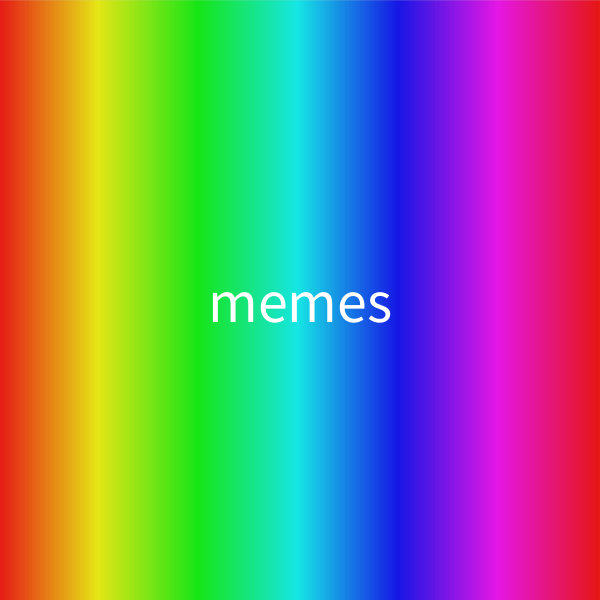
Frame 1 (no input)
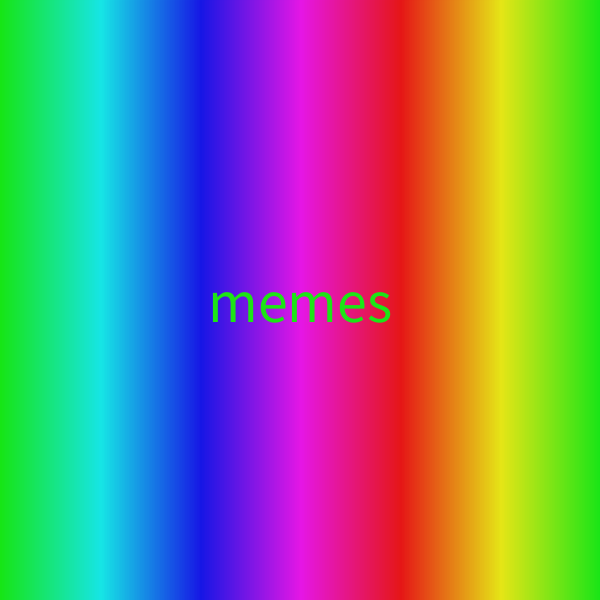
Frame 60 (the mouse pressed at the canvas centre just before this capture)
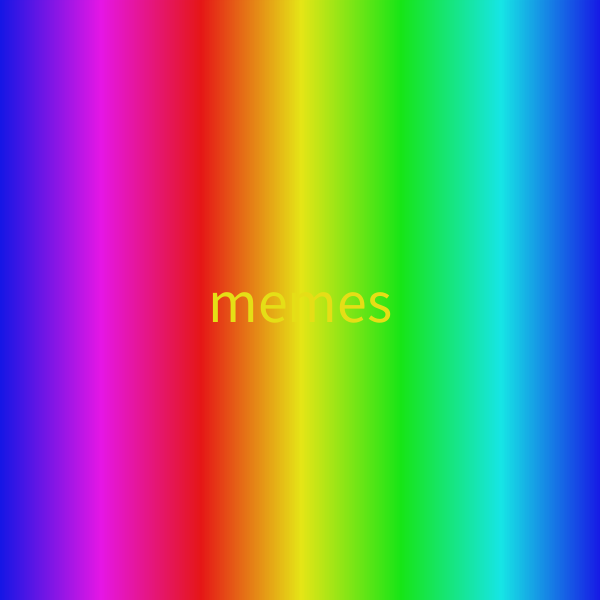
Frame 120 (the mouse held since frame 60 and released just before this capture)

The Processing sketch that drew these frames (run headless with seeded random() and noise(); from frame 60 on, the mouse is pressed at the canvas centre):

// Processing sketch: memes
// ── memes.pde
void setup(){
  size(600,600);
  textAlign(CENTER, CENTER);
  textSize(width/10);
  colorMode(HSB, 360, 100, 100);
}
void draw(){
  textSize(width/10);
  for(int i = 0;i <= width; i++){
    stroke((i*360/width + 2* frameCount) % 360, 90,90);
    line(i,0,i,height);
    
  }
  text("memes", width/2,height/2);
  if (mousePressed){
    fill((mouseX*360/width + 2* frameCount) % 360, 90,90);
  }
  else{
    fill((2*frameCount) % 360, 90,90);
  }
}
